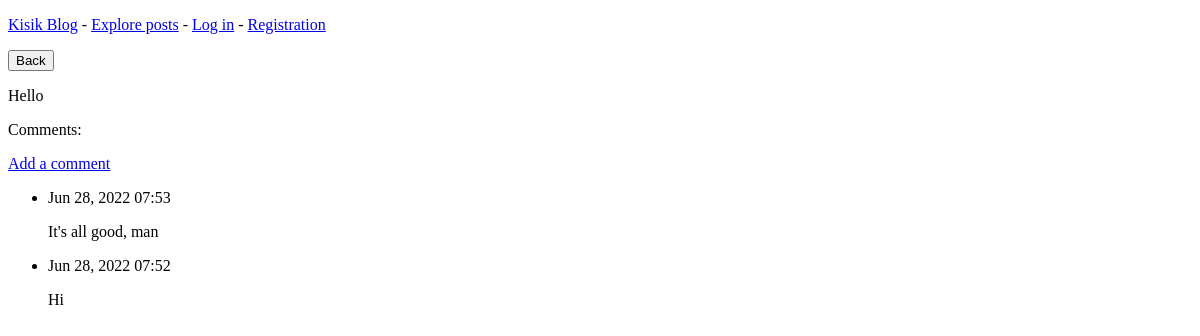
Page /posts/10/ on the earlier database version.
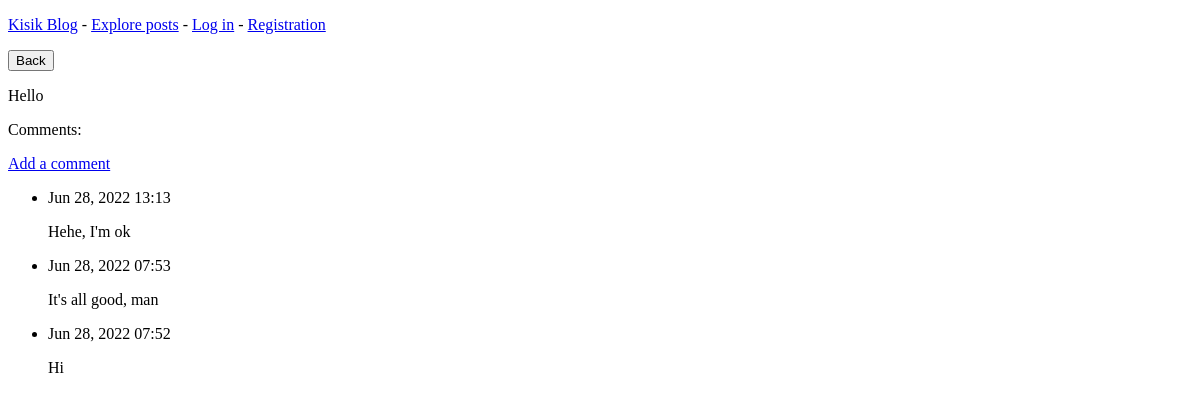
Same page on the later database version.
### tweets/models.py (models this page shows, shortened)
class BlogPost(models.Model):
    title = models.CharField(max_length=150)
    text = models.TextField(max_length=1000)
    date_added = models.DateTimeField(auto_now_add=True)
    owner = models.ForeignKey(User, on_delete=models.CASCADE)

class BlogComments(models.Model):
    post = models.ForeignKey(BlogPost, on_delete=models.CASCADE)
    text = models.TextField(max_length=300)
    date_added = models.DateTimeField(auto_now_add=True)

### tweets/views.py (the view)
# urls.py: path('posts/<int:post_id>/', views.blog_com, name='blog_com'),
def blog_com(request, post_id):
    post = BlogPost.objects.get(id=post_id)
    comments = post.blogcomments_set.order_by('-date_added')
    context = {'post': post, 'comments': comments}
    return render(request, 'tweets/blog_com.html', context)

### tweets/templates/tweets/blog_com.html (shortened to what this page needs)
<!DOCTYPE html>
<html lang="en">
<head>
    {% extends "tweets/base.html" %}
{% block content %}
  <input type="button" onclick="history.back();" value="Back"/>
  <p>{{ post.title }}</p>
  <p>Comments:</p>
  <p>
      <a href="{% url 'tweets:new_com' post.id %}">Add a comment</a>
  </p>
  <ul>
      {% for com in comments %}
        <li>
            <p>{{ com.date_added|date:'M d, Y H:i' }}</p>
            <p>{{ com.text|linebreaks }}</p>
        </li>
      {% empty %}
        <li>No comments yet</li>
      {% endfor %}
  </ul>
{% endblock content %}

### tweets/templates/tweets/base.html (shortened to what this page needs)
<!DOCTYPE html>
<html lang="en">
<head>
    <p>
      <a href="{% url 'tweets:index' %}">Kisik Blog</a> -
      <a href="{% url 'tweets:posts' %}">Explore posts</a> -
      {% if user.is_authenticated %}
        Hello, {{ user.username }} -
        <a href="{% url 'users:logout' %}">Log Out</a>
      {% else %}
        <a href="{% url 'users:login' %}">Log in</a> -
        <a href="{% url 'users:register' %}">Registration</a>
      {% endif %}
    </p>
</head>
<body>
{% block content %}{% endblock content %}
</body>
</html>

Differences in the rows shown:
added BlogComments: date_added "Jun 28, 2022 13:13", text "Hehe, I'm ok"
